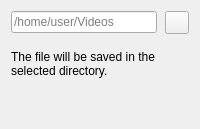
<?xml version="1.0" encoding="UTF-8"?>
<ui version="4.0">
    <class>ChooseDirectory</class>
    <widget class="QWidget" name="ChooseDirectory">
        <layout class="QVBoxLayout">
            <property name="spacing">
                <number>16</number>
            </property>

            <!-- Directory selector -->
            <item>
                <layout class="QHBoxLayout">
                    <property name="spacing">
                        <number>8</number>
                    </property>

                    <!-- Path input -->
                    <item>
                        <widget class="QLineEdit" name="input_directory">
                            <property name="placeholderText">
                                <string>/home/user/Videos</string>
                            </property>
                            <property name="readOnly">
                                <bool>true</bool>
                            </property>
                        </widget>
                    </item>

                    <!-- Browse button -->
                    <item>
                        <widget class="QToolButton" name="btn_browse">
                            <property name="toolTip">
                                <string>Select directory</string>
                            </property>
                            <property name="cursor">
                                <cursorShape>PointingHandCursor</cursorShape>
                            </property>
                        </widget>
                    </item>
                </layout>
            </item>

            <!-- Hint -->
            <item>
                <widget class="QLabel">
                    <property name="text">
                        <string>The file will be saved in the selected directory.</string>
                    </property>
                    <property name="wordWrap">
                        <bool>true</bool>
                    </property>
                    <property name="class" stdset="0"><string>group_description</string></property>
                </widget>
            </item>

            <!-- Spacer -->
            <item>
                <spacer name="verticalSpacer">
                    <property name="orientation">
                        <enum>Qt::Vertical</enum>
                    </property>
                    <property name="sizeHint">
                        <size>
                            <width>20</width>
                            <height>40</height>
                        </size>
                    </property>
                </spacer>
            </item>

        </layout>
    </widget>
    <resources />
    <connections />
</ui>
